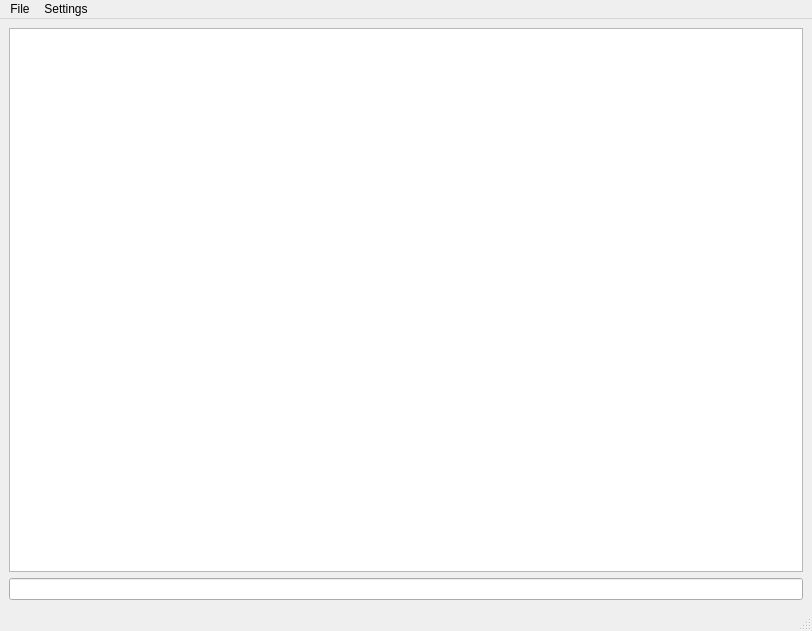
<?xml version="1.0" encoding="UTF-8"?>
<ui version="4.0">
 <class>RobotConsoleWindow</class>
 <widget class="QMainWindow" name="RobotConsoleWindow">
  <property name="geometry">
   <rect>
    <x>0</x>
    <y>0</y>
    <width>812</width>
    <height>631</height>
   </rect>
  </property>
  <property name="windowTitle">
   <string>Robot Console</string>
  </property>
  <widget class="QWidget" name="centralwidget">
   <layout class="QVBoxLayout" name="verticalLayout">
    <item>
     <layout class="QHBoxLayout" name="openGLviewLayout"/>
    </item>
    <item>
     <widget class="QPlainTextEdit" name="consoleOutput">
      <property name="horizontalScrollBarPolicy">
       <enum>Qt::ScrollBarAlwaysOff</enum>
      </property>
     </widget>
    </item>
    <item>
     <layout class="QHBoxLayout" name="buttonLayout"/>
    </item>
    <item>
     <widget class="QLineEdit" name="commandLine">
      <property name="sizePolicy">
       <sizepolicy hsizetype="Expanding" vsizetype="Fixed">
        <horstretch>1</horstretch>
        <verstretch>0</verstretch>
       </sizepolicy>
      </property>
     </widget>
    </item>
   </layout>
  </widget>
  <widget class="QMenuBar" name="menubar">
   <property name="geometry">
    <rect>
     <x>0</x>
     <y>0</y>
     <width>812</width>
     <height>22</height>
    </rect>
   </property>
   <widget class="QMenu" name="menuTitle">
    <property name="title">
     <string>File</string>
    </property>
   </widget>
   <widget class="QMenu" name="menuSettings">
    <property name="title">
     <string>Settings</string>
    </property>
   </widget>
   <addaction name="menuTitle"/>
   <addaction name="menuSettings"/>
  </widget>
  <widget class="QStatusBar" name="statusbar"/>
 </widget>
 <resources/>
 <connections>
  <connection>
   <sender>commandLine</sender>
   <signal>returnPressed()</signal>
   <receiver>RobotConsoleWindow</receiver>
   <slot>commandEntered()</slot>
   <hints>
    <hint type="sourcelabel">
     <x>411</x>
     <y>579</y>
    </hint>
    <hint type="destinationlabel">
     <x>204</x>
     <y>28</y>
    </hint>
   </hints>
  </connection>
 </connections>
 <slots>
  <slot>commandEntered(QString)</slot>
  <slot>resetPressed()</slot>
 </slots>
</ui>
